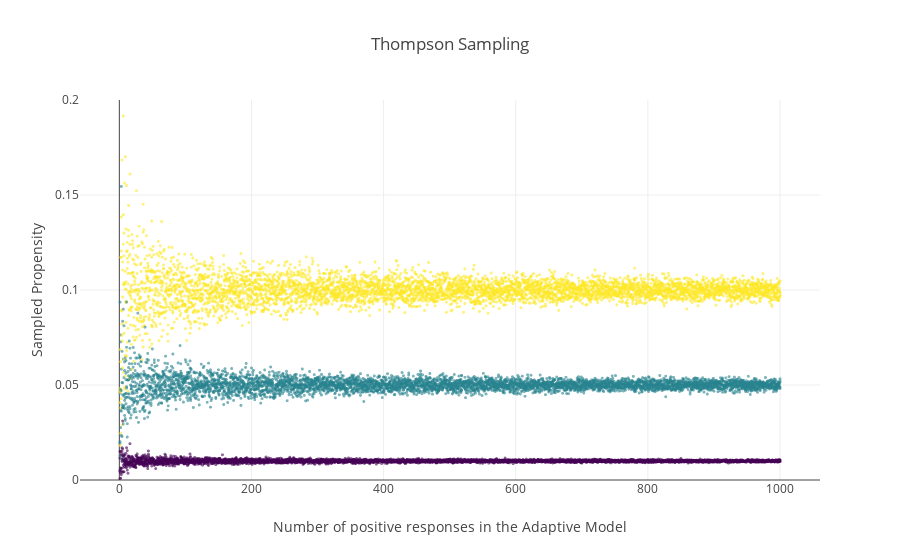

The code cell stored with this chart in its notebook:
### Code cell
px.scatter(
    thompsonSamplingSimulation.to_pandas(),
    x="positives",
    y="sampled_propensity",
    color="p",
    opacity=0.6,
    labels={
        "sampled_propensity": "Sampled Propensity",
        "positives": "Number of positive responses in the Adaptive Model",
        "p":"Propensity"
    },
    range_y=[0, 0.2],
    title='Thompson Sampling',
    template="pega",
).update_coloraxes(showscale=False).update_traces(marker={"size":3})

### Figure 1 — Plotly figure (JSON) as saved in the notebook; plotly's stock layout.template omitted (floating-point values rounded to 4 significant figures; data arrays with more than 128 entries replaced by an {"elided": "..."} marker saying what was removed)
{"data": [{"hovertemplate": "Number of positive responses in the Adaptive Model=%{x}<br>Sampled Propensity=%{y}<br>Propensity=%{marker.color}<extra></extra>", "legendgroup": "", "marker": {"color": {"elided": "15000 float values"}, "coloraxis": "coloraxis", "opacity": 0.6, "size": 3, "symbol": "circle"}, "mode": "markers", "name": "", "showlegend": false, "type": "scattergl", "x": {"elided": "15000 int values"}, "xaxis": "x", "y": {"elided": "15000 float values"}, "yaxis": "y"}], "layout": {"coloraxis": {"colorbar": {"title": {"text": "Propensity"}}, "colorscale": [[0, "#440154"], [0.1111, "#482878"], [0.2222, "#3e4989"], [0.3333, "#31688e"], [0.4444, "#26828e"], [0.5556, "#1f9e89"], [0.6667, "#35b779"], [0.7778, "#6ece58"], [0.8889, "#b5de2b"], [1, "#fde725"]], "showscale": false}, "legend": {"tracegroupgap": 0}, "title": {"text": "Thompson Sampling"}, "xaxis": {"anchor": "y", "domain": [0, 1], "title": {"text": "Number of positive responses in the Adaptive Model"}}, "yaxis": {"anchor": "x", "domain": [0, 1], "range": [0, 0.2], "title": {"text": "Sampled Propensity"}}}}
